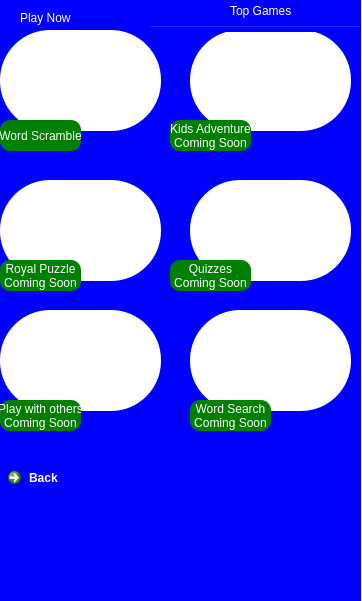
<?xml version="1.0" encoding="UTF-8"?>
<ui version="4.0">
 <class>Dialog</class>
 <widget class="QDialog" name="Dialog">
  <property name="geometry">
   <rect>
    <x>0</x>
    <y>0</y>
    <width>362</width>
    <height>601</height>
   </rect>
  </property>
  <property name="windowTitle">
   <string>Dialog</string>
  </property>
  <widget class="QWidget" name="widget" native="true">
   <property name="geometry">
    <rect>
     <x>0</x>
     <y>0</y>
     <width>361</width>
     <height>601</height>
    </rect>
   </property>
   <property name="styleSheet">
    <string notr="true">background-color: blue;</string>
   </property>
   <widget class="QLabel" name="label">
    <property name="geometry">
     <rect>
      <x>190</x>
      <y>310</y>
      <width>161</width>
      <height>101</height>
     </rect>
    </property>
    <property name="styleSheet">
     <string notr="true">background-color: white;
border-radius: 50px;
background-image: url(:/newPrefix/word_search.jpg);</string>
    </property>
    <property name="text">
     <string/>
    </property>
   </widget>
   <widget class="QLabel" name="label_2">
    <property name="geometry">
     <rect>
      <x>190</x>
      <y>30</y>
      <width>161</width>
      <height>101</height>
     </rect>
    </property>
    <property name="styleSheet">
     <string notr="true">background-color: white;
background-image: url(:/newPrefix/adventure.jpg);
border-radius: 50px;</string>
    </property>
    <property name="text">
     <string/>
    </property>
   </widget>
   <widget class="QPushButton" name="pushButton">
    <property name="geometry">
     <rect>
      <x>190</x>
      <y>400</y>
      <width>81</width>
      <height>31</height>
     </rect>
    </property>
    <property name="styleSheet">
     <string notr="true">border-radius: 10px;
background-color: green;
color: white;
</string>
    </property>
    <property name="text">
     <string>Word Search
Coming Soon</string>
    </property>
   </widget>
   <widget class="QPushButton" name="pushButton_2">
    <property name="geometry">
     <rect>
      <x>170</x>
      <y>120</y>
      <width>81</width>
      <height>31</height>
     </rect>
    </property>
    <property name="styleSheet">
     <string notr="true">border-radius: 10px;
background-color: green;
color: white;
</string>
    </property>
    <property name="text">
     <string>Kids Adventure
Coming Soon</string>
    </property>
   </widget>
   <widget class="QLabel" name="label_3">
    <property name="geometry">
     <rect>
      <x>0</x>
      <y>180</y>
      <width>161</width>
      <height>101</height>
     </rect>
    </property>
    <property name="styleSheet">
     <string notr="true">background-color: white;
background-image: url(:/newPrefix/puzzle.jpg);
border-radius: 50px;</string>
    </property>
    <property name="text">
     <string/>
    </property>
   </widget>
   <widget class="QPushButton" name="pushButton_3">
    <property name="geometry">
     <rect>
      <x>0</x>
      <y>260</y>
      <width>81</width>
      <height>31</height>
     </rect>
    </property>
    <property name="styleSheet">
     <string notr="true">border-radius: 10px;
background-color: green;
color: white;
</string>
    </property>
    <property name="text">
     <string>Royal Puzzle
Coming Soon</string>
    </property>
   </widget>
   <widget class="QLabel" name="label_6">
    <property name="geometry">
     <rect>
      <x>190</x>
      <y>180</y>
      <width>161</width>
      <height>101</height>
     </rect>
    </property>
    <property name="styleSheet">
     <string notr="true">background-color: white;
border-radius: 50px;
background-image: url(:/newPrefix/mutiplat.jpg);</string>
    </property>
    <property name="text">
     <string/>
    </property>
   </widget>
   <widget class="QPushButton" name="pushButton_4">
    <property name="geometry">
     <rect>
      <x>170</x>
      <y>260</y>
      <width>81</width>
      <height>31</height>
     </rect>
    </property>
    <property name="styleSheet">
     <string notr="true">border-radius: 10px;
background-color: green;
color: white;
</string>
    </property>
    <property name="text">
     <string>Quizzes
Coming Soon</string>
    </property>
   </widget>
   <widget class="QLabel" name="label_4">
    <property name="geometry">
     <rect>
      <x>0</x>
      <y>310</y>
      <width>161</width>
      <height>101</height>
     </rect>
    </property>
    <property name="styleSheet">
     <string notr="true">background-color: white;
border-radius: 50px;
background-image: url(:/newPrefix/multiplay.jpg);</string>
    </property>
    <property name="text">
     <string/>
    </property>
   </widget>
   <widget class="QPushButton" name="pushButton_5">
    <property name="geometry">
     <rect>
      <x>0</x>
      <y>400</y>
      <width>81</width>
      <height>31</height>
     </rect>
    </property>
    <property name="styleSheet">
     <string notr="true">border-radius: 10px;
background-color: green;
color: white;
</string>
    </property>
    <property name="text">
     <string>Play with others
Coming Soon</string>
    </property>
   </widget>
   <widget class="QLabel" name="label_5">
    <property name="geometry">
     <rect>
      <x>0</x>
      <y>30</y>
      <width>161</width>
      <height>101</height>
     </rect>
    </property>
    <property name="styleSheet">
     <string notr="true">background-color: white;
background-image: url(:/newPrefix/scramble.jpg);
border-radius: 50px;</string>
    </property>
    <property name="text">
     <string/>
    </property>
   </widget>
   <widget class="QPushButton" name="word_scramble">
    <property name="geometry">
     <rect>
      <x>0</x>
      <y>120</y>
      <width>81</width>
      <height>31</height>
     </rect>
    </property>
    <property name="styleSheet">
     <string notr="true">border-radius: 10px;
background-color: green;
color: white;
</string>
    </property>
    <property name="text">
     <string>Word Scramble</string>
    </property>
   </widget>
   <widget class="QCommandLinkButton" name="exits">
    <property name="geometry">
     <rect>
      <x>0</x>
      <y>460</y>
      <width>185</width>
      <height>41</height>
     </rect>
    </property>
    <property name="styleSheet">
     <string notr="true">color: white;
font: 16pt &quot;MS Shell Dlg 2&quot;;</string>
    </property>
    <property name="text">
     <string>Back</string>
    </property>
   </widget>
   <widget class="Line" name="line">
    <property name="geometry">
     <rect>
      <x>150</x>
      <y>20</y>
      <width>211</width>
      <height>12</height>
     </rect>
    </property>
    <property name="orientation">
     <enum>Qt::Horizontal</enum>
    </property>
   </widget>
   <widget class="QLabel" name="label_7">
    <property name="geometry">
     <rect>
      <x>230</x>
      <y>0</y>
      <width>111</width>
      <height>21</height>
     </rect>
    </property>
    <property name="styleSheet">
     <string notr="true">font: 16pt &quot;MS Shell Dlg 2&quot;;
color: white;</string>
    </property>
    <property name="text">
     <string>Top Games</string>
    </property>
   </widget>
   <widget class="QLabel" name="label_8">
    <property name="geometry">
     <rect>
      <x>20</x>
      <y>10</y>
      <width>61</width>
      <height>16</height>
     </rect>
    </property>
    <property name="styleSheet">
     <string notr="true">color: white;</string>
    </property>
    <property name="text">
     <string>Play Now</string>
    </property>
   </widget>
   <zorder>label</zorder>
   <zorder>label_2</zorder>
   <zorder>pushButton_2</zorder>
   <zorder>label_3</zorder>
   <zorder>pushButton_3</zorder>
   <zorder>label_6</zorder>
   <zorder>pushButton_4</zorder>
   <zorder>label_4</zorder>
   <zorder>pushButton_5</zorder>
   <zorder>label_5</zorder>
   <zorder>word_scramble</zorder>
   <zorder>exits</zorder>
   <zorder>line</zorder>
   <zorder>label_7</zorder>
   <zorder>pushButton</zorder>
   <zorder>label_8</zorder>
  </widget>
 </widget>
 <resources>
  <include location="resource.qrc"/>
 </resources>
 <connections/>
</ui>
